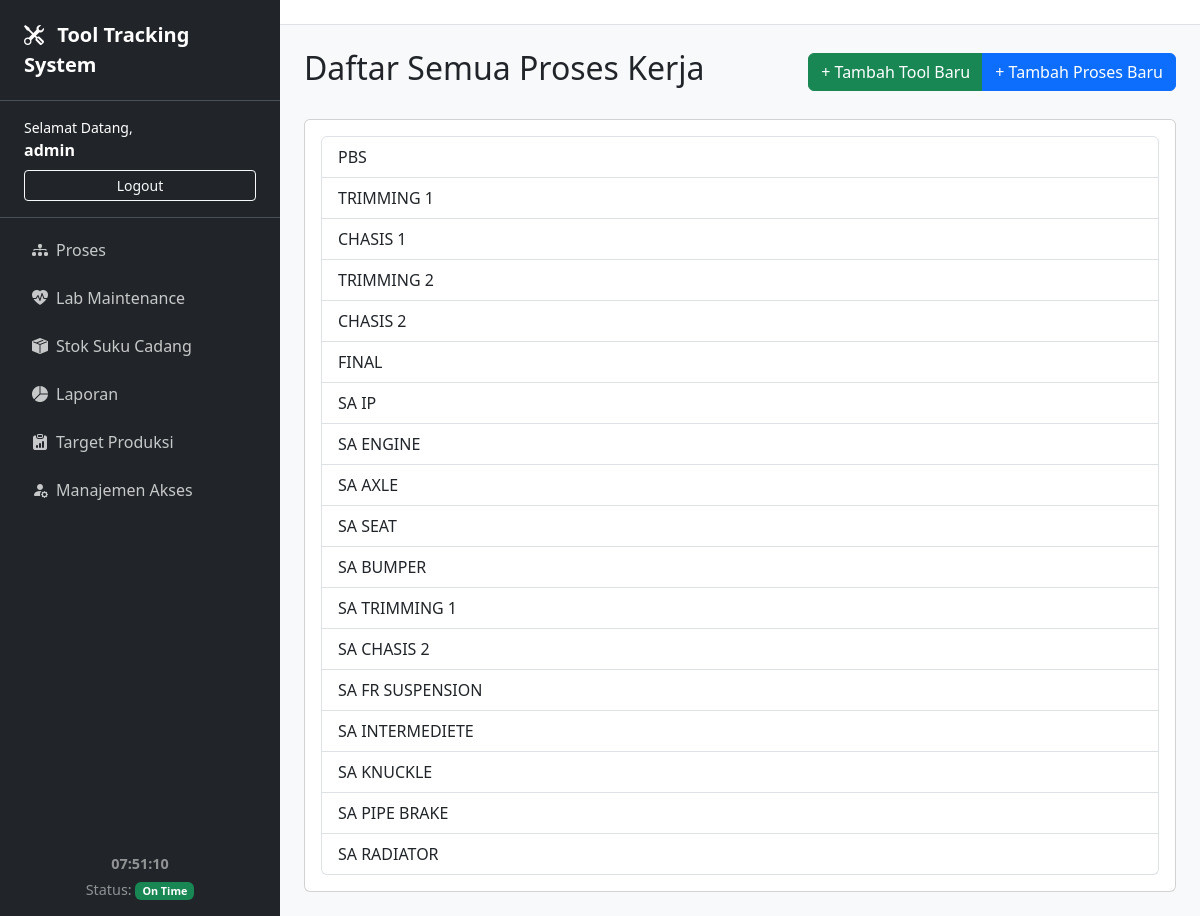
The app's page / (signed in) with its own data.
### tracker/models.py (models this page shows, shortened)
class UserProfile(models.Model):
    user = models.OneToOneField(User, on_delete=models.CASCADE)
    nama_lengkap = models.CharField(max_length=100)
    is_developer = models.BooleanField(default=False)
    can_view_proses = models.BooleanField(default=False, verbose_name="Lihat Menu Proses")
    can_view_lab = models.BooleanField(default=False, verbose_name="Lihat Menu Lab")
    can_view_stok = models.BooleanField(default=False, verbose_name="Lihat Menu Stok")
    can_view_laporan = models.BooleanField(default=False, verbose_name="Lihat Menu Laporan")
    can_view_produksi = models.BooleanField(default=False, verbose_name="Lihat Menu Produksi")
    can_edit_proses = models.BooleanField(default=False, verbose_name="Akses Penuh Menu Proses")
    can_edit_lab = models.BooleanField(default=False, verbose_name="Akses Penuh Menu Lab")
    can_edit_stok = models.BooleanField(default=False, verbose_name="Akses Penuh Menu Stok")
    can_edit_laporan = models.BooleanField(default=False, verbose_name="Akses Penuh Menu Laporan (Termasuk Download)")
    can_edit_produksi = models.BooleanField(default=False, verbose_name="Akses Penuh Menu Produksi")

class Proses(models.Model):
    nama = models.CharField(max_length=100, unique=True)

### tracker/views.py (the view)
# urls.py: path('', views.daftar_proses, name='daftar_proses'),
@login_required
def daftar_proses(request):
    if request.method == 'POST':
        form = ProsesForm(request.POST)
        if form.is_valid():
            form.save()
            messages.success(request, 'Proses baru berhasil ditambahkan!')
            return redirect('daftar_proses')
    form = ProsesForm()
    semua_proses = Proses.objects.all()
    context = {'semua_proses': semua_proses, 'proses_form': form}
    return render(request, 'tracker/proses_list.html', context)

### tracker/templates/tracker/proses_list.html (shortened to what this page needs)
{% extends 'tracker/base.html' %}
{% block content %}
<div class="d-flex justify-content-between align-items-center mb-4">
    <h2>Daftar Semua Proses Kerja</h2>
    {% if user.userprofile.is_developer or user.userprofile.can_edit_proses %}
    <div class="btn-group">
        <a href="{% url 'tambah_tool' %}" class="btn btn-success">+ Tambah Tool Baru</a>
        <button type="button" class="btn btn-primary" data-bs-toggle="modal" data-bs-target="#addProsesModal">
            + Tambah Proses Baru
        </button>
    </div>
    {% endif %}
</div>
<div class="card">
    <div class="card-body">
        <div class="list-group">
            {% for proses in semua_proses %}
                <a href="{% url 'daftar_tool' proses.id %}" class="list-group-item list-group-item-action">
                    {{ proses.nama }}
                </a>
            {% empty %}
                <p class="list-group-item">Belum ada proses yang ditambahkan.</p>
            {% endfor %}
        </div>
    </div>
</div>
{% endblock %}

### tracker/templates/tracker/base.html (shortened to what this page needs)
<!doctype html>
<html lang="en">
<head>
    <link href="https://cdn.jsdelivr.net/npm/bootstrap@5.3.3/dist/css/bootstrap.min.css" rel="stylesheet">
    <link rel="stylesheet" href="https://cdn.jsdelivr.net/npm/bootstrap-icons@1.11.3/font/bootstrap-icons.min.css">
</head>
<body>
    <div class="sidebar d-flex flex-column text-white">
        <div class="app-title">
            <i class="bi bi-tools me-2"></i> Tool Tracking System
        </div>
        <div class="user-info">
            {% if user.is_authenticated %}
                <div class="small">Selamat Datang,</div>
                <div class="fw-bold mb-2">{{ user.userprofile.nama_lengkap|default:user.username }}</div>
                <form action="{% url 'logout' %}" method="post" class="d-grid">
                    <button type="submit" class="btn btn-sm btn-outline-light">Logout</button>
                </form>
            {% else %}
                <div class="d-grid gap-2">
                    <a href="{% url 'login' %}" class="btn btn-primary">Login</a>
                    <a href="{% url 'register' %}" class="btn btn-secondary">Daftar</a>
                </div>
            {% endif %}
        </div>
        <ul class="nav flex-column p-2">
            {% if user.userprofile.is_developer or user.userprofile.can_view_proses %}
            <li class="nav-item"><a class="nav-link" href="{% url 'daftar_proses' %}"><i class="bi bi-diagram-3-fill me-2"></i> Proses</a></li>
            {% endif %}
            {% if user.userprofile.is_developer or user.userprofile.can_view_lab %}
            <li class="nav-item"><a class="nav-link" href="{% url 'lab_maintenance_list' %}"><i class="bi bi-heart-pulse-fill me-2"></i> Lab Maintenance</a></li>
            {% endif %}
            {% if user.userprofile.is_developer or user.userprofile.can_view_stok %}
            <li class="nav-item"><a class="nav-link" href="{% url 'manajemen_stok' %}"><i class="bi bi-box-seam-fill me-2"></i> Stok Suku Cadang</a></li>
            {% endif %}
            {% if user.userprofile.is_developer or user.userprofile.can_view_laporan %}
            <li class="nav-item"><a class="nav-link" href="{% url 'halaman_laporan' %}"><i class="bi bi-pie-chart-fill me-2"></i> Laporan</a></li>
            {% endif %}
            {% if user.userprofile.is_developer or user.userprofile.can_view_produksi %}
            <li class="nav-item"><a class="nav-link" href="{% url 'halaman_produksi' %}"><i class="bi bi-clipboard-data-fill me-2"></i> Target Produksi</a></li>
            {% endif %}
            {% if user.userprofile.is_developer %}
            <li class="nav-item"><a class="nav-link" href="{% url 'hak_akses_list' %}"><i class="bi bi-person-fill-gear me-2"></i> Manajemen Akses</a></li>
            {% endif %}
        </ul>
        <div class="footer-info">
            <div id="live-clock" class="fw-bold text-center mb-1"></div>
            <div class="text-center">Status: <span id="app-status-badge" class="badge">Loading...</span></div>
        </div>
    </div>
    <div class="main-content">
        <div class="topbar">
            </div>
        <div class="container-fluid p-4">
            {% block content %}{% endblock %}
        </div>
    </div>
</body>
</html>

### tracker/templates/tracker/base.html (style rules this page uses)
body { display: flex; }
.sidebar { width: 280px; min-height: 100vh; background-color: #212529; }
.sidebar .nav-link { color: rgba(255, 255, 255, 0.75); padding: 0.75rem 1.5rem; border-radius: 0.375rem; display: flex; align-items: center; }
.sidebar .app-title { padding: 1.25rem 1.5rem; border-bottom: 1px solid #495057; font-size: 1.25rem; font-weight: bold; }
.sidebar .user-info { padding: 1rem 1.5rem; border-bottom: 1px solid #495057; }
.sidebar .footer-info { margin-top: auto; padding: 1rem 1.5rem; font-size: 0.9rem; color: rgba(255, 255, 255, 0.5); }
.main-content { flex-grow: 1; background-color: #f8f9fa; }
.topbar { background-color: #fff; border-bottom: 1px solid #dee2e6; padding: 0.75rem 1.5rem; }

### records on screen
Proses: nama "PBS"
Proses: nama "TRIMMING 1"
Proses: nama "CHASIS 1"
Proses: nama "TRIMMING 2"
Proses: nama "CHASIS 2"
Proses: nama "FINAL"
Proses: nama "SA IP"
Proses: nama "SA ENGINE"
Proses: nama "SA AXLE"
Proses: nama "SA SEAT"
Proses: nama "SA BUMPER"
Proses: nama "SA TRIMMING 1"
Proses: nama "SA CHASIS 2"
Proses: nama "SA FR SUSPENSION"
Proses: nama "SA INTERMEDIETE"
Proses: nama "SA KNUCKLE"
Proses: nama "SA PIPE BRAKE"
Proses: nama "SA RADIATOR"

### other values on screen
{{ user.userprofile.nama_lengkap|default:user.username }} "admin"
